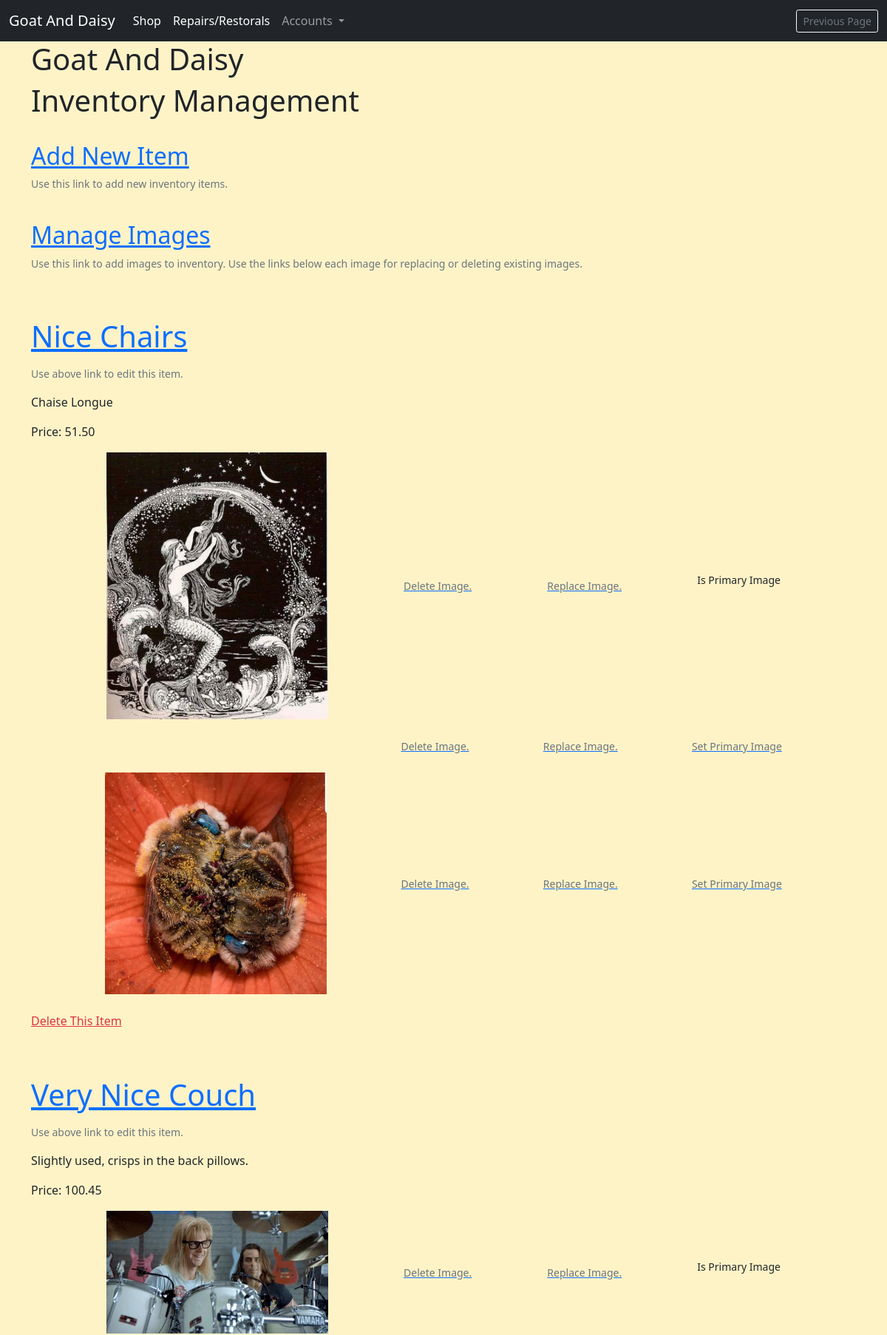
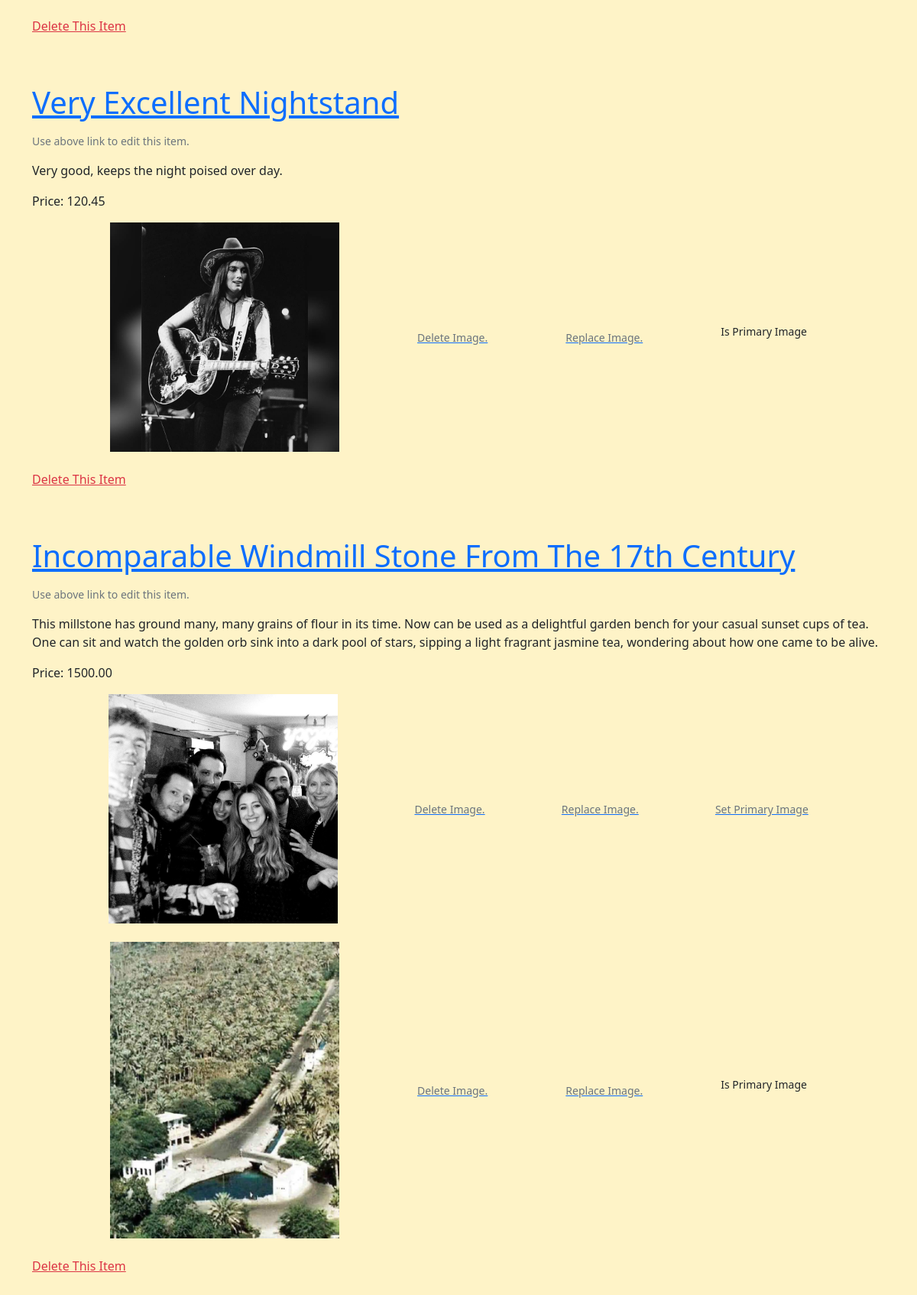
Screenshot of /shop/staff-manage-items/ with the database file from the repository (2 pictures, top to bottom).
### shop/models.py (models this page shows, shortened)
class ShopItems(models.Model):
    title = models.CharField(max_length=255)
    description = models.TextField()
    price = models.DecimalField(decimal_places=2, max_digits=12)
    is_available = models.BooleanField(default=True)
    class Meta:
        verbose_name_plural = "Shop Items"

class ShopItemImage(models.Model):
    product = models.ForeignKey(
        ShopItems, on_delete=models.CASCADE, related_name='images')
    is_primary_image = models.BooleanField(default=False)
    image = models.ImageField(upload_to='shop/images')

### shop/views.py (the view)
# urls.py: path('staff-manage-items/', views.StaffManageItems.as_view(),
class StaffManageItems(ListView):
    model = ShopItems
    template_name = 'shop/staff_manage_items.html'
    queryset = ShopItems.objects.prefetch_related('images').all()
    context_object_name = "products"

### invoices/contexts.py (called while the page is built, shortened)
def shopping_cart(request):
    template_cart = []
    products_count = 0
    order_amount = 0
    shipping = 500
    cart = request.session.get('cart', {})
    for item in enumerate(template_cart):
        products_count += 1
    order_total = order_amount + shipping
    stripe_total = round(order_total * 100)
    context = {
        'template_cart': template_cart,
        'products_count': products_count,
        'order_amount': order_amount,
        'shipping': shipping,
        'order_total': order_total,
        'stripe_total': stripe_total,
    }
    return context

### profiles/templatetags/user_in_group_tag.py (called while the page is built)
@register.filter(name='has_group')
def has_group(user, group_name):
    try:
        group = Group.objects.get(name=group_name)
    except Group.DoesNotExist:
        return False
    return group in user.groups.all()

### shop/templates/shop/staff_manage_items.html (shortened to what this page needs)
{% extends 'base.html' %}
{% block content %}
<h1>Inventory Management</h1>
<br>
<a href="{% url 'staff_add_item' %}">
    <h2>Add New Item</h2>
</a>
<p class="small text-muted">Use this link to add new inventory items.</p>
<br>
<a href="{% url 'staff_add_image' %}">
    <h2>Manage Images</h2>
</a>
    <p class="small text-muted">Use this link to add images to inventory. Use the links below each image for replacing or deleting existing images.</p>
<br>
{% for product in products %}
<br>
    <a href="{% url 'staff_update_item' pk=product.id %}">
        <p class="display-6">{{ product.title }}</p>
    </a>
    <p class="small text-muted">Use above link to edit this item.</p>
    <p>{{ product.description }}</p>
    <p>Price: {{ product.price }}</p>
    {% for image in product.images.all %}
        <div class="image-span-flex" style="display: flex; justify-content: space-evenly; align-items: center;">
            <img src="{{image.image.url}}" alt="" style="width:300px;">
            <a href="{% url 'delete_image' pk=image.id %}">
                <span><small class="text-muted">Delete Image.</small></span>
            </a>
            <a href="{% url 'update_image' pk=image.id %}">
                <span><small class="text-muted">Replace Image.</small></span>
            </a>
            {% if image.is_primary_image %}
            <p><small>Is Primary Image</small></p>
            {% else %}
            <a href="{% url 'set_primary_image' product_id=product.id image_id=image.id %}">
                <span><small class="text-muted">Set Primary Image</small></span>
            </a>
            {% endif %}
        </div>
        <br>
    {% endfor %}
    <a href="{% url 'staff_delete_item' pk=product.id %}" class="text-danger">
        <p>Delete This Item</p>
    </a>
    <br>
{% endfor %}
{% endblock %}

### static/css/site_base_custom.css (style rules this page uses)
body { background-color: var(--amber-100); }

### rows the page displays
ShopItems: title "Nice Chairs", description "Chaise Longue", price "51.50"
ShopItemImage: image (picture), is_primary_image "Is Primary Image"
ShopItemImage: is_primary_image "Set Primary Image"
ShopItemImage: image (picture), is_primary_image "Set Primary Image"
ShopItems: title "Very Nice Couch", description "Slightly used, crisps in the back pillows.", price "100.45"
ShopItemImage: image (picture), is_primary_image "Is Primary Image"
ShopItems: title "Very Excellent Nightstand", description "Very good, keeps the night poised over day.", price "120.45"
ShopItemImage: image (picture), is_primary_image "Is Primary Image"
ShopItems: title "Incomparable Windmill Stone From The 17th Century", description "This millstone has ground many, many grains of flour in its time. Now can be used as a delightful garden bench for your casual sunset cups of tea. One can sit and watch the golden orb sink into a dark pool of stars, sipping a light fragrant jasmine tea, wondering about how one came to be alive.", price "1500.00"
ShopItemImage: image (picture), is_primary_image "Set Primary Image"
ShopItemImage: image (picture), is_primary_image "Is Primary Image"
